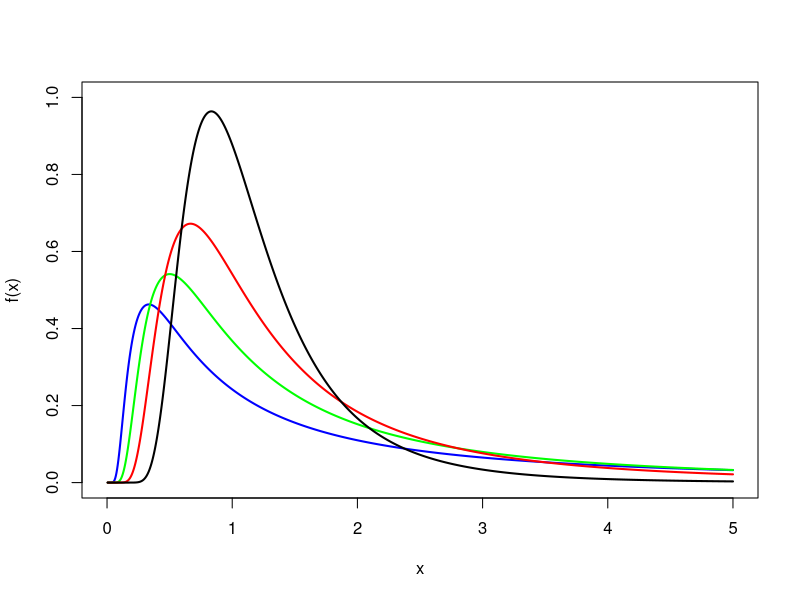
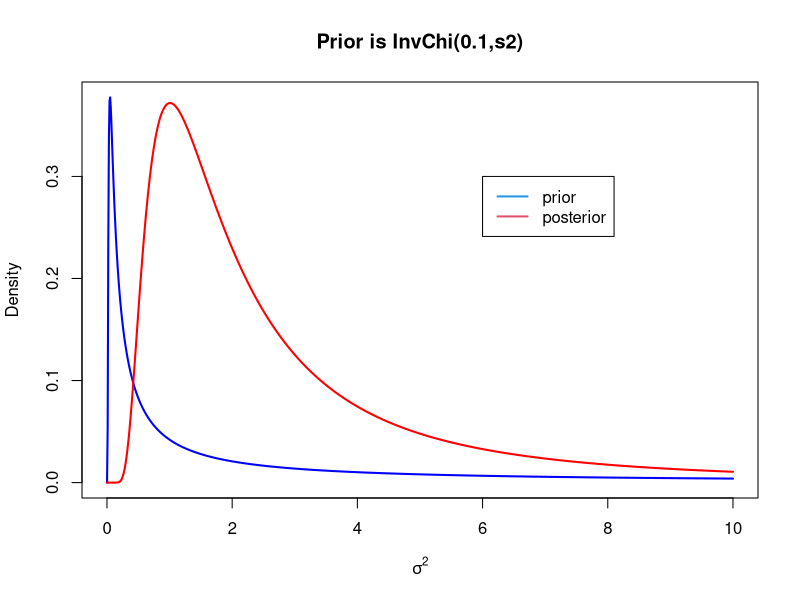
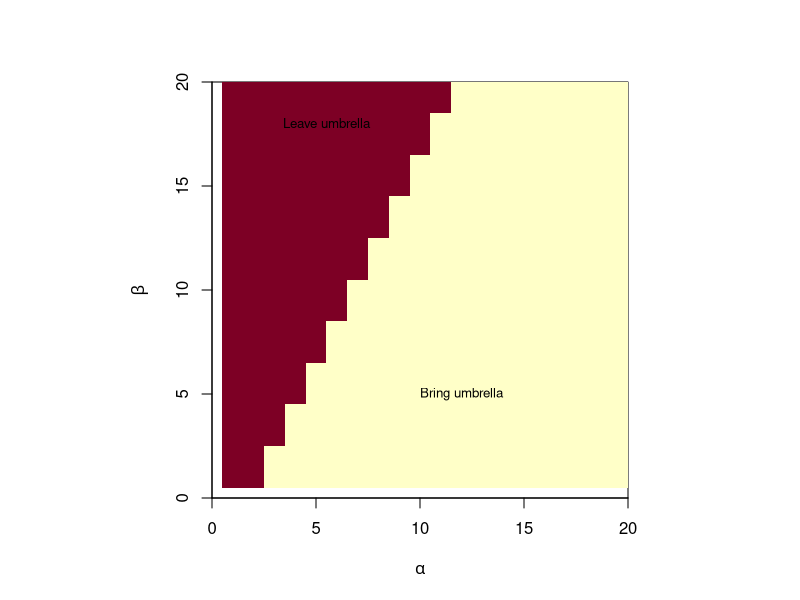
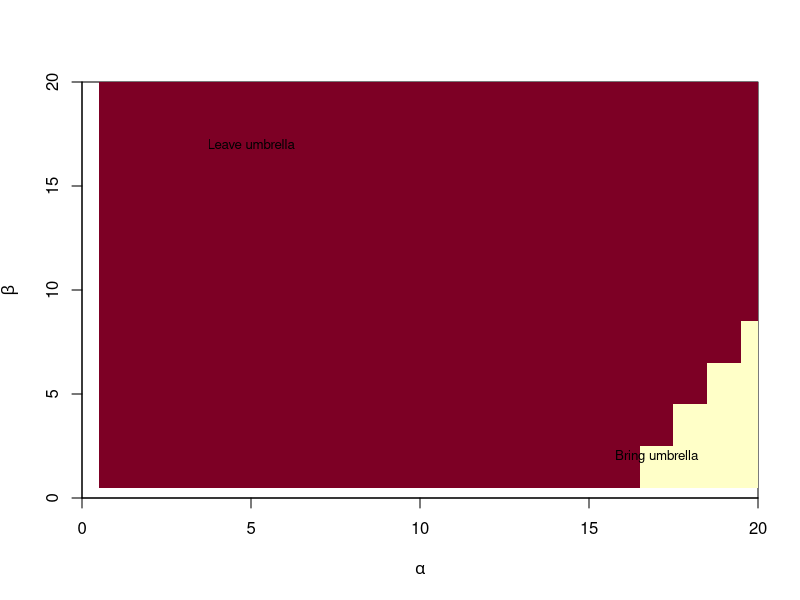
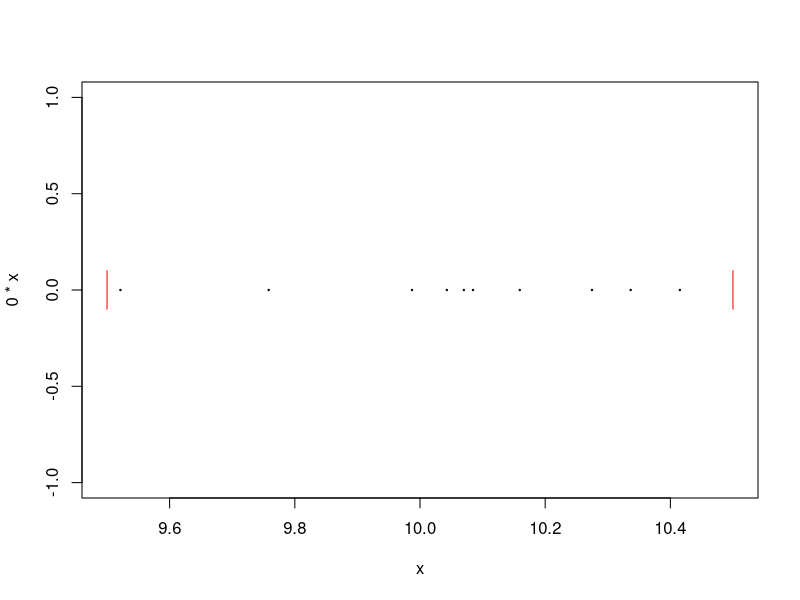
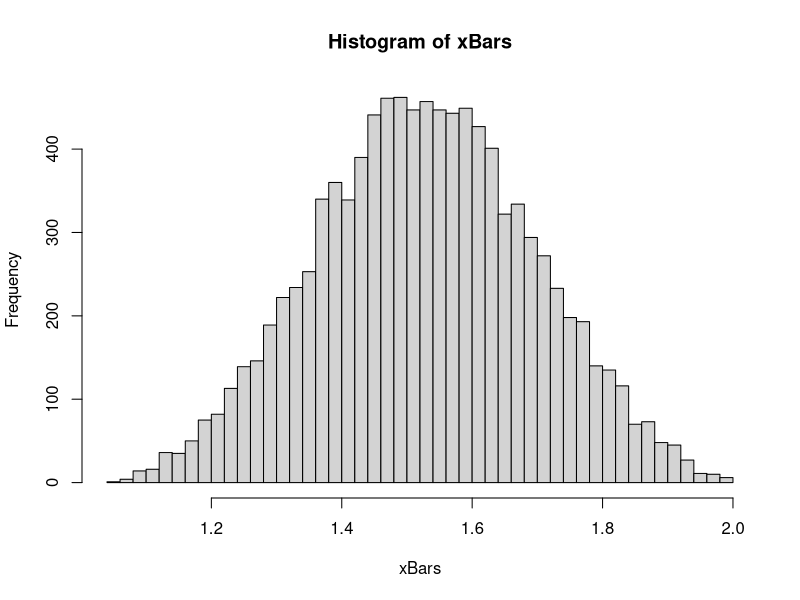
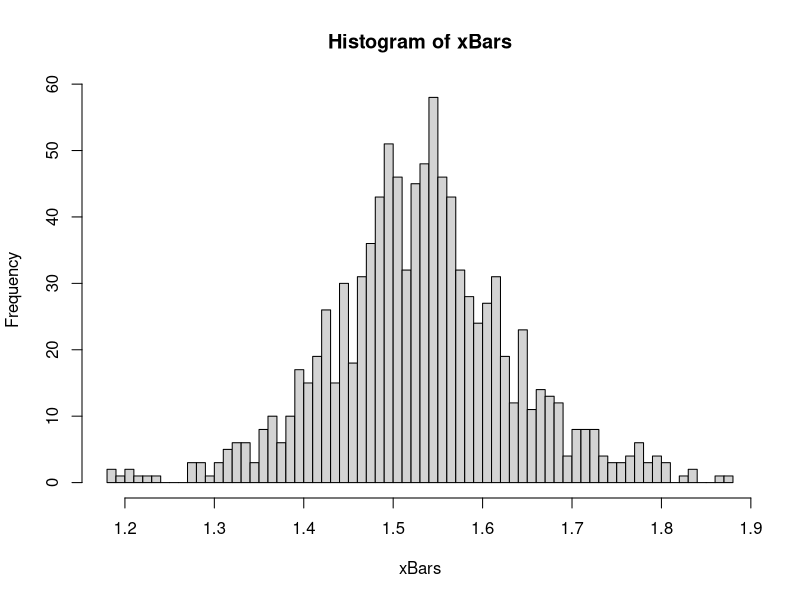
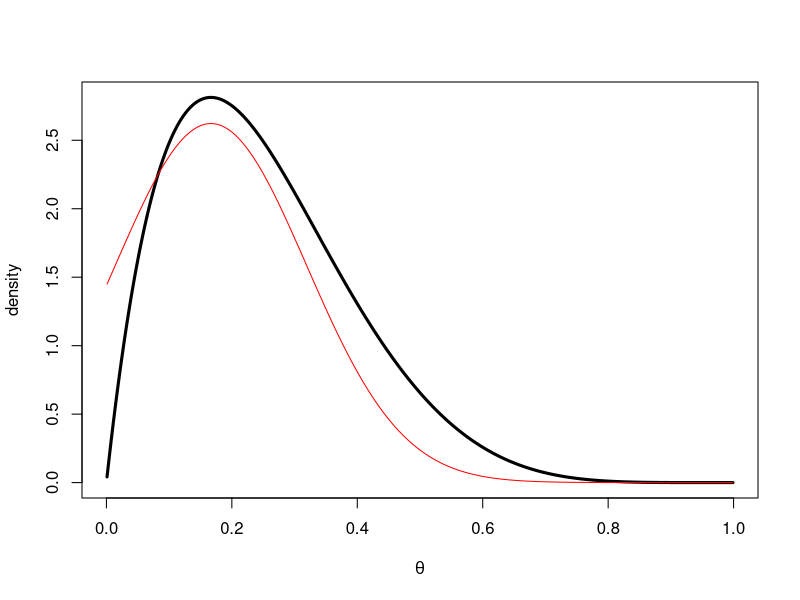

Write the R code that produced these figures, in order.
######################
###### Math exercise 2
######################

# Math exercise 2.1a)

# Scaled inverse chi squared density function
dinvchi <- function(x, v, tau2) return( ((tau2*v/2)^(v/2)/gamma(v/2))*exp(-v*tau2/(2*x)) /x^(1+v/2) )

# Testing the function by comparing to the PDF plot in Wikipedia.
cols <- c("blue","green","red","black")
xGrid <- seq(0,5,length = 1000)
count <- 1
plot(xGrid,dinvchi(x=xGrid,v = 1,tau2=1), type = "l", ylim = c(0,1), lwd = 2, col = cols[count], xlab = "x", ylab = "f(x)")
for (v in c(2,4,10)){
  count <- count + 1
  lines(xGrid,dinvchi(x=xGrid,v = v,tau2=1), type = "l", lwd = 2, col = cols[count]) 
}

# Data
x <- c(0.6,3.2,1.2)
theta <- 1
n <- length(x)
s2 <- sum((x-theta)^2)/n

v0 <- 0.1
sigma02 <- 1

sigma2Grid <- seq(0.001,10,length = 1000)
plot(sigma2Grid, dinvchi(sigma2Grid, v0, sigma02), type = "l", lwd = 2, col = "blue", 
      ylab = "Density", xlab = expression(sigma^2), main ="Prior is InvChi(0.1,s2)")
lines(sigma2Grid, dinvchi(sigma2Grid, v0+n, (n*s2+v0*sigma02)/(v0+n)), type = "l", lwd = 2, col = "red")
legend(x = 6, y = 0.3, legend = c('prior','posterior'), col = c(4,2), lty = 1, lwd = 2)


PredBern <- function(a,b,s,f){
  n <- s + f
  return (c((b+f)/(a+b+n), (a+s)/(a+b+n)))
}

ExpUtil <- function(probs, decisionTable){
  nActions <- nrow(decisionTable)
  nStates <- ncol(decisionTable)
  EUtil <- rep(NA,nActions,1)
  for (action in 1:nActions){
    EUtil[action] <- sum(probs*decisionTable[action,])
  }
  return(list(EUtil = EUtil, optimalAction = which.max(EUtil)))
}

probs <- PredBern(a = 1, b = 1, s = 2, f = 8)
decisionTable <- matrix(c(20,10,50,-50),2,2, byrow = T)
ExpUtil(probs, decisionTable)

aGrid <- 1:20
bGrid <- 1:20
DecisionSurface <- matrix(NA, length(aGrid), length(bGrid))
for (a in aGrid){
  for (b in bGrid){
    probs <- PredBern(a, b, s = 2, f = 8)
    EU <- ExpUtil(probs, decisionTable)
    DecisionSurface[a,b] <- EU$optimalAction
  }
}
par(pty="s")
image(bGrid,aGrid,DecisionSurface, xlab = expression(alpha), ylab = expression(beta), xlim = c(0,20), ylim = c(0,20))
text(x = 12, y = 5, 'Bring umbrella', cex=0.8)
text(x = 5.5, y = 18, 'Leave umbrella', cex=0.8)
dev.copy(eps,'myplot.png')
dev.off()

# More data: n = 80
aGrid <- 1:20
bGrid <- 1:20
DecisionSurface <- matrix(NA, length(aGrid), length(bGrid))
for (a in aGrid){
  for (b in bGrid){
    probs <- PredBern(a, b, s = 16, f = 64)
    EU <- ExpUtil(probs, decisionTable)
    DecisionSurface[a,b] <- EU$optimalAction
  }
}
image(bGrid,aGrid,DecisionSurface, xlab = expression(alpha), ylab = expression(beta), xlim = c(0,20), ylim = c(0,20))
text(x = 17, y = 2, 'Bring umbrella', cex=0.8)
text(x = 5, y = 17, 'Leave umbrella', cex=0.8)


######################
###### Math exercise 3
######################

# Math exercise 3.2)

theta = 10

# Simulate data
x = runif(n = 10, min = theta-0.5, max = theta+0.5)

# Plot data
plot(x,0*x, pch = 1, cex = 0.2, xlim = c(theta-0.5,theta+0.5))
lines(x = c(theta-0.5, theta-0.5), y = c(-0.1,0.1), col = "red")
lines(x = c(theta+0.5, theta+0.5), y = c(-0.1,0.1), col = "red")


# Mean estimator
FreqSampDistMean <- function(n, nSim){
  xBar <- rep(0,nSim)
  for (i in 1:nSim){
    x = runif(n, min = theta-0.5, max = theta+0.5)
    xBar[i] <- mean(x)
  }
  return(xBar)
}

n <- 3
theta = 1.53
xBars <- FreqSampDistMean(n, nSim = 10000)
mean(xBars) # Should be close to theta
var(xBars) # Should be close to 1/(12*n)
hist(xBars,50)


# Midrange estimator
FreqSampDistMidRange <- function(n, nSim){
  xBar <- rep(0,nSim)
  for (i in 1:nSim){
    x = runif(n, min = theta-0.5, max = theta+0.5)
    xBar[i] <- (min(x)+max(x))/2
  }
  return(xBar)
}

n <- 5
xBars <- FreqSampDistMidRange(n, nSim = 1000)
mean(xBars) # Should be close to theta
var(xBars) # Should be close to 1/(12*n)
hist(xBars,50)


# Math exercise 3.3)

# 3.3 c)
s = 1
f = 5
n = s + f
a = 1
b = 1
thetaGrid <- seq(0.001,0.999, length = 1000)
plot(thetaGrid, dbeta(x = thetaGrid, shape1 = a+s, shape2 = b+f), 
     type= "l", lwd = 3, xlab = expression(theta), ylab = "density")
thetaHat = (a+s-1)/(a+b+n-2)
varTheta = (a+s-1)*(b+f-1)/(a+b+n-2)^3
lines(thetaGrid, dnorm(thetaGrid, mean = thetaHat, sd = sqrt(varTheta)), col ="red")

# 3.3 d)
s = 2
f = 10
n = s + f
a = 1
b = 1
thetaGrid <- seq(0.001,0.999, length = 1000)
plot(thetaGrid, dbeta(x = thetaGrid, shape1 = a+s, shape2 = b+f), 
     type= "l", lwd = 3, xlab = expression(theta), ylab = "density")
thetaHat = (a+s-1)/(a+b+n-2)
varTheta = (a+s-1)*(b+f-1)/(a+b+n-2)^3
lines(thetaGrid, dnorm(thetaGrid, mean = thetaHat, sd = sqrt(varTheta)), col ="red")

# Bonus
s = 20
f = 100
n = s + f
a = 1
b = 1
thetaGrid <- seq(0.001,0.999, length = 1000)
plot(thetaGrid, dbeta(x = thetaGrid, shape1 = a+s, shape2 = b+f), 
     type= "l", lwd = 3, xlab = expression(theta), ylab = "density")
thetaHat = (a+s-1)/(a+b+n-2)
varTheta = (a+s-1)*(b+f-1)/(a+b+n-2)^3
lines(thetaGrid, dnorm(thetaGrid, mean = thetaHat, sd = sqrt(varTheta)), col ="red")

# Exercise 3.4)
dataTable <- matrix(c(1.2,2.1,1.4,3.5,0.7,4.7), 3, 2, byrow = TRUE)
n <- c(5,5,10)
x1 = 1.3
x2 = 4.2
prior <- n+1
post <- rep(0,3)
for (i in 1:3){
  post[i] = dnorm(x1,dataTable[i,1], sd = sqrt(1/n[i]))*
            dnorm(x2,dataTable[i,2], sd = sqrt(1/n[i]))*
            prior[i]
}
post <- post/sum(post)
barplot(height = post, names.arg = c("A","B","C"), ylab = "Probability", xlab = "Disease")


x1Grid <- seq(-1,3,length = 1000)
plot(x1,0, xlim = c(-1,3), ylim = c(0,1.3), col = 'green', main = 'T1')
colVect <- c("black","red","blue")
for (i in 1:3){
  lines(x1Grid, dnorm(x1Grid,dataTable[i,1], sd = sqrt(1/n[i])), 
        col = colVect[i], lwd = 2)
}
legend(x = 2, y = 1.2, legend = c("A","B","C"), pch = '-', col = colVect, cex = 0.7, lwd = 2)

x2Grid <- seq(0,6,length = 1000)
plot(x2,0, xlim = c(0,6), ylim = c(0,1.3), main = 'T2')
colVect <- c("black","red","blue")
for (i in 1:3){
  lines(x2Grid, dnorm(x2Grid,dataTable[i,2], sd = sqrt(1/n[i])), 
        col = colVect[i], lwd = 2)
}
legend(x = 0.05, y = 1.2, legend = c("A","B","C"), pch = '-', col = colVect, cex = 0.7, lwd = 2)

